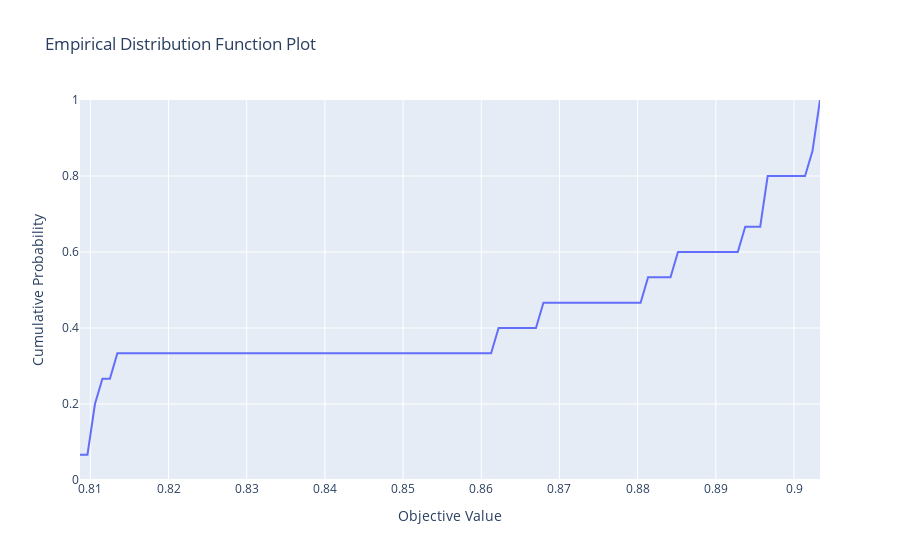

Source (notebook cell):
### Code cell
fig = optuna.visualization.plot_edf(study)

fig.show()
